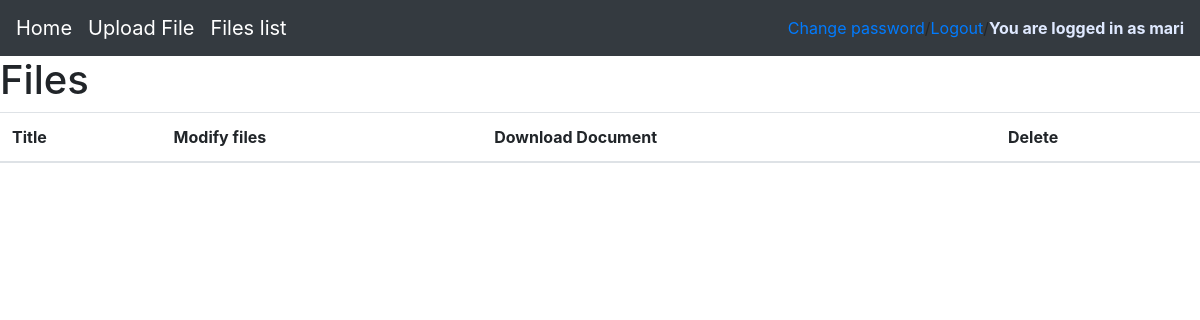
/files/ (signed in), run on an earlier commit of the app's database.
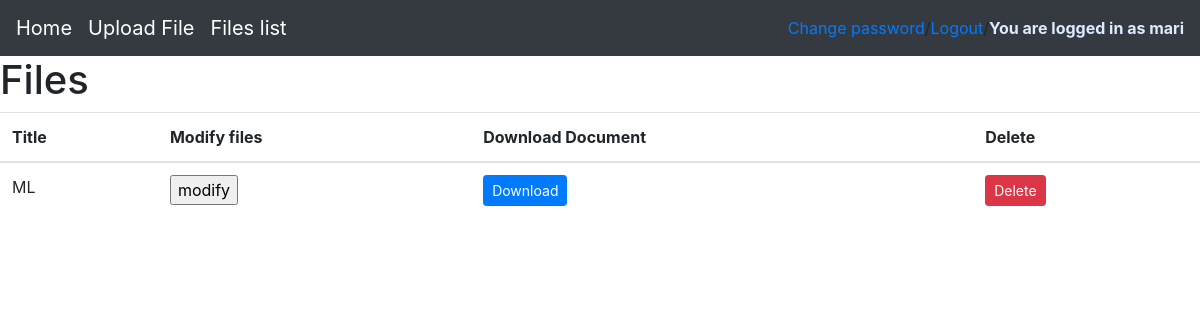
And on a later commit of the database.
### blanks/models.py (models this page shows, shortened)
class DocFile(models.Model):
    description = models.CharField(max_length=255, blank=True)
    document = models.FileField(upload_to='documents/', validators=[validate_file_extension])
    user = models.ForeignKey(User, on_delete=models.CASCADE, null=True)

### blanks/views.py (the view)
# urls.py: path('files/', views.file_list, name='file_list'),
def file_list(request):
    documents = DocFile.objects.all().filter(user=request.user)
    return render(request, 'file_list.html',{
        'documents': documents
    })

### blanks/templates/blanks/file_list.html (shortened to what this page needs)
{% extends 'base.html' %}
{% block content %}
    <h1>Files</h1>
    <table class="table">
        <thead>
            <tr>
                <th>Title</th>
                <th>Modify files</th>
                <th>Download Document</th>
                <th>Delete</th>
            </tr>
        </thead>
        <tbody>
            {% for every_document in documents %}
                <tr>
                    <td>{{ every_document.description }}</td>
                    <td>
                        <form action="{% url 'edit_files' every_document.id %}" target="_blank">
                            <input type="submit" value="modify" />
                        </form>
                    </td>
                    <td>
                        <a  href="{{ every_document.document.url }}" class="btn btn-primary btn-sm" target="_blank" name="to_modify">
                            Download
                        </a>
                    </td>
                    <td>
                        <form method="post" action="{% url 'delete_book' every_document.pk %}">
                            <button type="submit" class="btn btn-danger btn-sm">Delete</button>
                        </form>
                    </td>
                </tr>
            {% endfor %}
        </tbody>
    </table>
{% endblock %}

### blanks/templates/base.html (shortened to what this page needs)
<!doctype html>
<html lang="en">
  <head>
    <link rel="stylesheet" href="https://stackpath.bootstrapcdn.com/bootstrap/4.1.3/css/bootstrap.min.css"
>
  </head>
  <body>
  <nav class="navbar navbar-dark bg-dark">
      <a class="navbar-brand" href="{% url 'Home' %}">Home   <span class="sr-only">(current)</span></a>
        {% if user.is_authenticated %}
        <a class="navbar-brand" href="{% url 'upload_files' %}">Upload File </a>
      <ul class="nav navbar-nav mr-auto">
          <li class="nav-item">
              <a class="navbar-brand" href="{% url 'file_list' %}">Files list<span class="sr-only">(current)</span></a>
          </li>
      </ul>
      {% endif %}
      {% if user.is_authenticated %}
      <a href="{% url 'password_change' %}"> Change password <br></a>/
      <a href="{% url 'logout' %}"> Logout </a>/
      <strong ><font color="DFE9FF"> You are logged in as {{ user.username }}</font></strong>
      {% else %}
      <a href="{% url 'signup' %}"> Signu up <br> </a>/
         <a href="{% url 'login' %}"> Log in <br></a>/
      {% endif %}
  </nav>
    {% block content %}
    {% endblock %}
  </body>
</html>

What changed in the data, as far as the page shows it:
added DocFile: description "ML"
